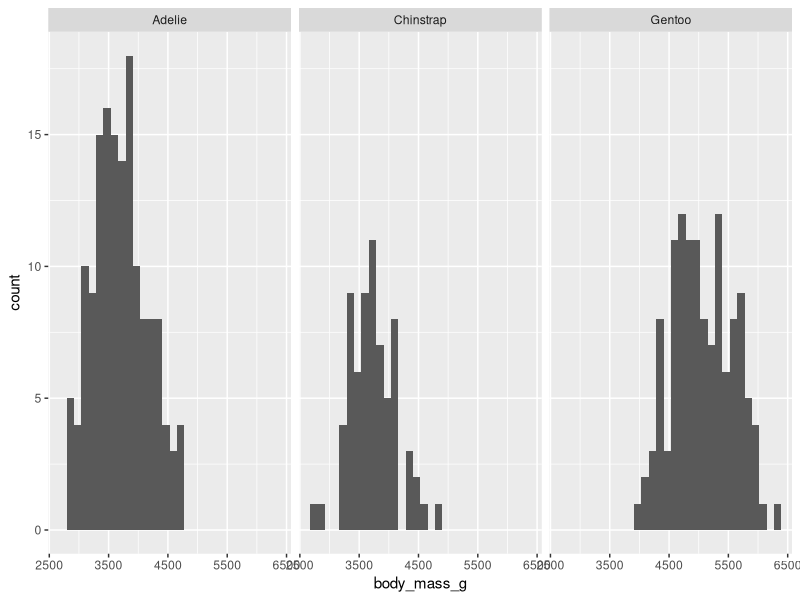

Recreate this plot in R.
## ---- chunk 1
knitr::opts_chunk$set(echo = TRUE)
library(tidyverse)
library(palmerpenguins)
## ---- chunk 2

ggplot(penguins, aes(x = body_mass_g)) +
  geom_histogram() +
  facet_wrap(~species)
